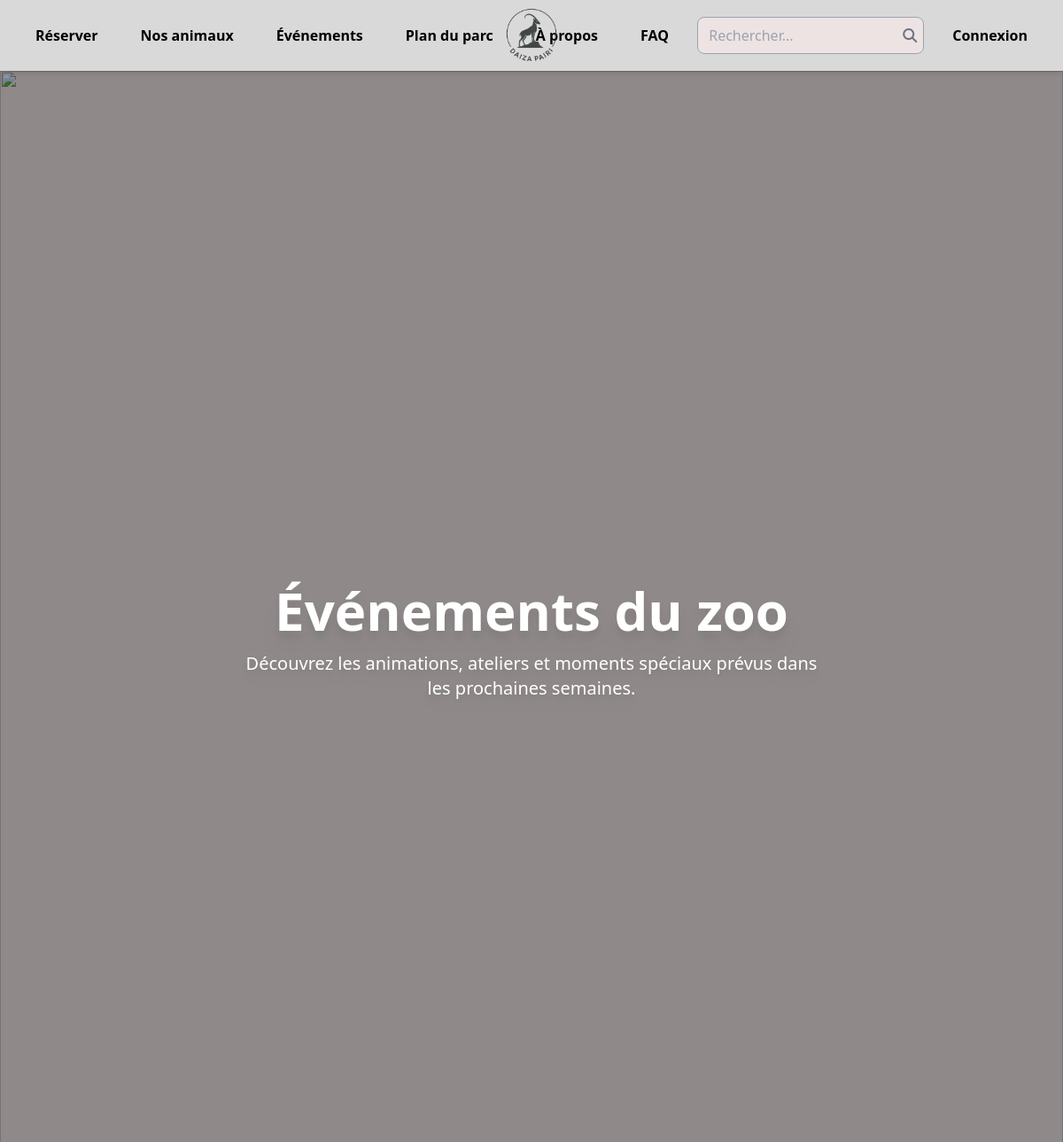
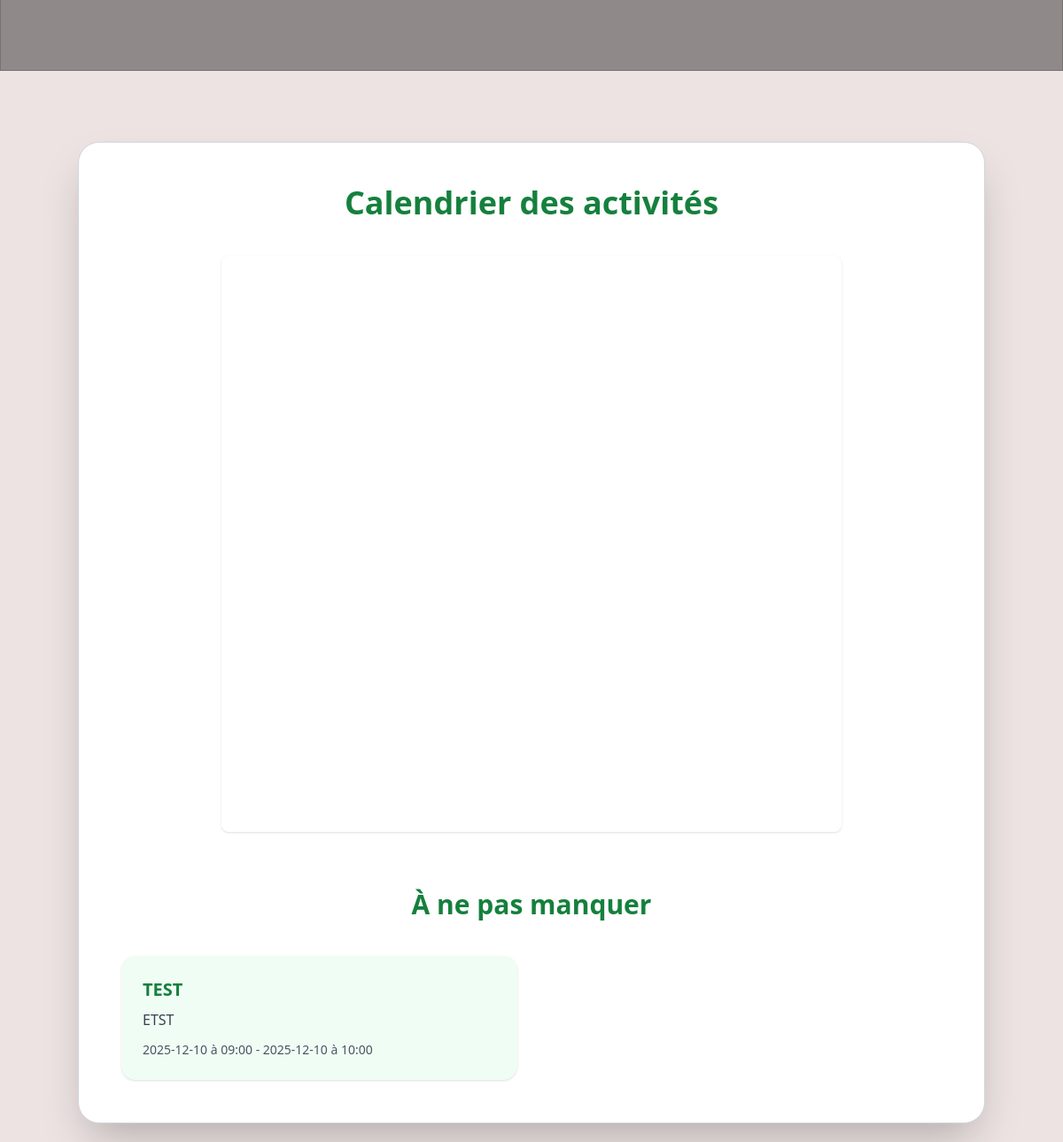
The app's page /events with its own data (2 pictures, top to bottom).
### server.py (models this page shows)
class Event(db.Model): # Définir le modèle Event
    id = db.Column(db.Integer, primary_key=True)
    title = db.Column(db.String(100))
    start = db.Column(db.String(50))
    end = db.Column(db.String(50))
    description = db.Column(db.String(1024))

### server.py (the view)
@app.route("/events")
def evenement():
    event = Event.query.filter(Event.end >= datetime.now().strftime("%Y-%m-%d")).all()
    return render_template("evenement.html", event=event)

### templates/evenement.html (shortened to what this page needs)
<!DOCTYPE html>
<html lang="fr">
<head>
  <script src="https://cdn.tailwindcss.com"></script>
  <link rel="stylesheet" href="https://cdnjs.cloudflare.com/ajax/libs/font-awesome/6.5.1/css/all.min.css">
  <link href="https://cdn.jsdelivr.net/npm/fullcalendar@6.1.8/index.global.min.css" rel="stylesheet">
</head>
<body class="bg-[#EDE3E3] w-full min-h-screen">
  {% include '/components/nav.html' %}
  <div class="relative w-full h-[50vh]">
      <img src="../static/images/Header_about.png" class="absolute inset-0 w-full h-full object-cover">
      <div class="absolute inset-0 bg-black/40"></div>
      <div class="absolute inset-0 flex flex-col items-center justify-center text-center text-white">
          <h1 class="text-6xl font-extrabold drop-shadow-xl">Événements du zoo</h1>
          <p class="text-xl mt-4 max-w-2xl drop-shadow-lg">Découvrez les animations, ateliers et moments spéciaux prévus dans les prochaines semaines.</p>
      </div>
  </div>
  <section class="w-full py-20 px-5 flex justify-center">
      <div class="bg-white w-full max-w-5xl p-12 rounded-3xl shadow-2xl border border-gray-300">
          <h2 class="text-4xl font-bold text-green-700 text-center mb-10">Calendrier des activités</h2>
          <div class="flex justify-center">
              <div id="calendrierEvent" class="w-[700px] h-[650px] bg-white p-4 rounded-lg shadow">
              </div>
          </div>
          {%  if event|length == 0 %}
              <p class="text-center text-gray-600 mt-10">Aucun événement à venir pour le moment. Revenez bientôt pour découvrir nos prochaines activités !</p>
          {% else %}
            <div class="mt-16">
                <h2 class="text-3xl font-bold text-green-700 text-center">À ne pas manquer</h2>
                <div class="grid grid-cols-1 md:grid-cols-2 gap-8 mt-10">
                    {% for e in event %}
                    <div class="bg-green-50 rounded-2xl p-6 shadow">
                        <h3 class="text-xl font-semibold text-green-700">{{ e.title }}</h3>
                        <p class="text-gray-700 mt-2">{{ e.description }}</p>
                        <p class="text-gray-600 mt-3 text-sm">{{ e.start.replace("T", " à ") }} - {{ e.end.replace("T", " à ") }}</p>
                    </div>
                    {% endfor %}
                </div>
            {% endif %}
          </div>
      </div>
  </section>
</body>
</html>

### records on screen
Event: title "TEST", description "ETST", start.replace "2025-12-10 à 09:00", end.replace "2025-12-10 à 10:00"
